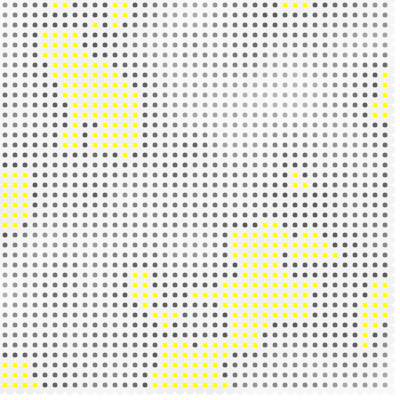
Frame 1 (no input)
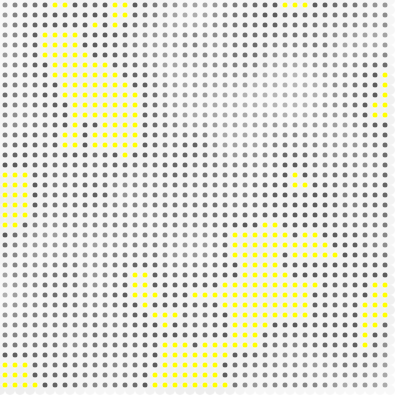
Frame 60 (no input)
Frame 120 (the mouse pressed at the canvas centre since frame 60): identical to frame 60, image omitted

The p5.js sketch that drew these frames (run headless with seeded random() and noise() and a simulated clock; from frame 60 on, the mouse is pressed at the canvas centre):

// p5.js sketch
// ── sketch.js
// I should have done a wood pattern instead of clouds 🧐
function setup() {
  createCanvas(400, 400);
  noStroke();
  // frameRate(1)// once per second
}

// function draw() {for (var x = 0; x < width; x += 10) {
//     for (var y = 0; y < height; y += 10) {
      
//       var c = 255 * noise(0.01 * x, 0.01 * y);
//       fill(c);
//       circle(x, y, 10);
      
//       fill(random(colors));
//       // changing the x and y value to offset the circles to fall in gaps in between the noise circles
//       circle(x - 5, y - 5, 5, 5); 
//     }
//   }}

function draw() {
  if (frameCount % 60 == 0) {
    background(255)
  }
  for (var x = 0; x < width; x += 10) { // Main loop goes through wide and high var to have some space in between each circle other 10 by 10

    for (var y = 0; y < height; y += 10) {
      var c = 255 * noise(0.01 * x, 0.01 * y); // We then turn it into color ranging 0-255 by multiplying it to 255 ; noise function to generate pattern in the sketch; Noise generate values considering those two X’and Y’s related to its surrounding; 

      
      fill(c, 20); // Fill (c) the circles with the noise values
      circle(x, y, 10);
      
      // checking to see if the noise-colored circle's color value is less than 90 (dark) to draw yellow circles near the darker ones
      if(c<90){
        fill("yellow");        
      } else {
        fill(c);
      }
      
      // changing the x and y value to offset the circles to fall in gaps in between the noise circles
      circle(x - 5, y - 5, 5);
    }
  }
}

// https://www.youtube.com/watch?v=Qf4dIN99e2w
//https://gorillasun.de/blog/introduction-to-perlin-noise-in-p5js-and-processing
//https://lodev.org/cgtutor/randomnoise.html
